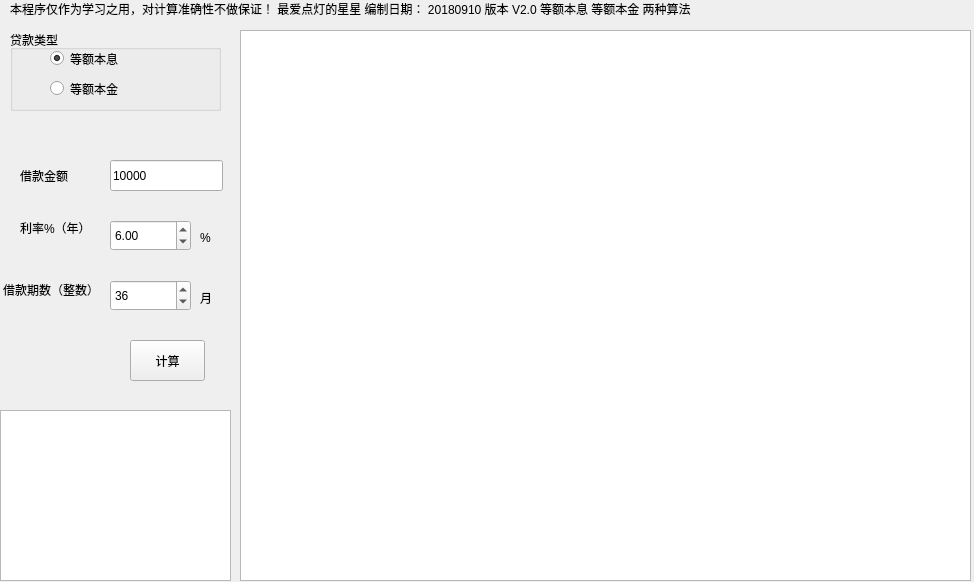
<?xml version="1.0" encoding="UTF-8"?>
<ui version="4.0">
 <class>loan_wid</class>
 <widget class="QWidget" name="loan_wid">
  <property name="geometry">
   <rect>
    <x>0</x>
    <y>0</y>
    <width>974</width>
    <height>582</height>
   </rect>
  </property>
  <property name="windowTitle">
   <string>贷款计算器</string>
  </property>
  <widget class="QPushButton" name="butt_calc">
   <property name="geometry">
    <rect>
     <x>130</x>
     <y>340</y>
     <width>75</width>
     <height>41</height>
    </rect>
   </property>
   <property name="text">
    <string>计算</string>
   </property>
  </widget>
  <widget class="QLabel" name="label">
   <property name="geometry">
    <rect>
     <x>10</x>
     <y>0</y>
     <width>721</width>
     <height>31</height>
    </rect>
   </property>
   <property name="text">
    <string>&lt;html&gt;&lt;head/&gt;&lt;body&gt;&lt;p align=&quot;justify&quot;&gt;本程序仅作为学习之用，对计算准确性不做保证！ 最爱点灯的星星   编制日期： 20180910   版本 V2.0    等额本息  等额本金 两种算法&lt;/p&gt;&lt;p align=&quot;justify&quot;&gt;pycharm &lt;/p&gt;&lt;/body&gt;&lt;/html&gt;</string>
   </property>
  </widget>
  <widget class="QListWidget" name="outlist">
   <property name="geometry">
    <rect>
     <x>0</x>
     <y>410</y>
     <width>231</width>
     <height>171</height>
    </rect>
   </property>
  </widget>
  <widget class="QLabel" name="label_2">
   <property name="geometry">
    <rect>
     <x>20</x>
     <y>170</y>
     <width>54</width>
     <height>12</height>
    </rect>
   </property>
   <property name="text">
    <string>借款金额</string>
   </property>
  </widget>
  <widget class="QLabel" name="label_3">
   <property name="geometry">
    <rect>
     <x>20</x>
     <y>220</y>
     <width>71</width>
     <height>16</height>
    </rect>
   </property>
   <property name="text">
    <string>利率%（年）</string>
   </property>
  </widget>
  <widget class="QLabel" name="label_4">
   <property name="geometry">
    <rect>
     <x>3</x>
     <y>280</y>
     <width>91</width>
     <height>20</height>
    </rect>
   </property>
   <property name="text">
    <string>借款期数（整数）</string>
   </property>
  </widget>
  <widget class="QLineEdit" name="loannum">
   <property name="geometry">
    <rect>
     <x>110</x>
     <y>160</y>
     <width>113</width>
     <height>31</height>
    </rect>
   </property>
   <property name="text">
    <string>10000</string>
   </property>
  </widget>
  <widget class="QSpinBox" name="period">
   <property name="geometry">
    <rect>
     <x>110</x>
     <y>280</y>
     <width>81</width>
     <height>31</height>
    </rect>
   </property>
   <property name="maximum">
    <number>50</number>
   </property>
   <property name="value">
    <number>36</number>
   </property>
  </widget>
  <widget class="QDoubleSpinBox" name="rate">
   <property name="geometry">
    <rect>
     <x>110</x>
     <y>220</y>
     <width>81</width>
     <height>31</height>
    </rect>
   </property>
   <property name="value">
    <double>6.000000000000000</double>
   </property>
  </widget>
  <widget class="QGroupBox" name="groupBox">
   <property name="geometry">
    <rect>
     <x>10</x>
     <y>30</y>
     <width>211</width>
     <height>81</height>
    </rect>
   </property>
   <property name="title">
    <string>贷款类型</string>
   </property>
   <widget class="QRadioButton" name="rB_debx">
    <property name="geometry">
     <rect>
      <x>40</x>
      <y>20</y>
      <width>89</width>
      <height>17</height>
     </rect>
    </property>
    <property name="text">
     <string>等额本息</string>
    </property>
    <property name="checked">
     <bool>true</bool>
    </property>
   </widget>
   <widget class="QRadioButton" name="rB_debj">
    <property name="geometry">
     <rect>
      <x>40</x>
      <y>50</y>
      <width>89</width>
      <height>17</height>
     </rect>
    </property>
    <property name="text">
     <string>等额本金</string>
    </property>
    <property name="checked">
     <bool>false</bool>
    </property>
   </widget>
  </widget>
  <widget class="QLabel" name="label_5">
   <property name="geometry">
    <rect>
     <x>200</x>
     <y>230</y>
     <width>21</width>
     <height>16</height>
    </rect>
   </property>
   <property name="text">
    <string>%</string>
   </property>
  </widget>
  <widget class="QLabel" name="label_6">
   <property name="geometry">
    <rect>
     <x>200</x>
     <y>290</y>
     <width>21</width>
     <height>16</height>
    </rect>
   </property>
   <property name="text">
    <string>月</string>
   </property>
  </widget>
  <widget class="QTableWidget" name="tW_wid">
   <property name="geometry">
    <rect>
     <x>240</x>
     <y>30</y>
     <width>731</width>
     <height>551</height>
    </rect>
   </property>
  </widget>
 </widget>
 <resources/>
 <connections/>
</ui>
